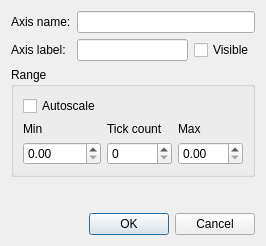
<?xml version="1.0" encoding="UTF-8"?>
<ui version="4.0">
 <class>DialogAxisProperties</class>
 <widget class="QDialog" name="DialogAxisProperties">
  <property name="geometry">
   <rect>
    <x>0</x>
    <y>0</y>
    <width>266</width>
    <height>246</height>
   </rect>
  </property>
  <property name="windowTitle">
   <string>Dialog</string>
  </property>
  <layout class="QGridLayout" name="gridLayout_2">
   <item row="2" column="0" colspan="3">
    <widget class="QGroupBox" name="groupBox">
     <property name="title">
      <string>Range</string>
     </property>
     <layout class="QGridLayout" name="gridLayout">
      <item row="1" column="1">
       <widget class="QLabel" name="label_3">
        <property name="text">
         <string>Tick count</string>
        </property>
       </widget>
      </item>
      <item row="3" column="2">
       <widget class="QDoubleSpinBox" name="doubleSpinBoxRangeMax"/>
      </item>
      <item row="1" column="0">
       <widget class="QLabel" name="label_5">
        <property name="text">
         <string>Min</string>
        </property>
       </widget>
      </item>
      <item row="0" column="0">
       <widget class="QCheckBox" name="checkBoxAutoScale">
        <property name="text">
         <string>Autoscale</string>
        </property>
       </widget>
      </item>
      <item row="1" column="2">
       <widget class="QLabel" name="label_6">
        <property name="text">
         <string>Max</string>
        </property>
       </widget>
      </item>
      <item row="3" column="0">
       <widget class="QDoubleSpinBox" name="doubleSpinBoxRangeMin"/>
      </item>
      <item row="3" column="1">
       <widget class="QSpinBox" name="spinBoxTickCount"/>
      </item>
     </layout>
    </widget>
   </item>
   <item row="1" column="0">
    <widget class="QLabel" name="label_2">
     <property name="text">
      <string>Axis label:</string>
     </property>
    </widget>
   </item>
   <item row="1" column="1">
    <widget class="QLineEdit" name="lineEditAxisLabel"/>
   </item>
   <item row="1" column="2">
    <widget class="QCheckBox" name="checkBoxAxisLabelVisible">
     <property name="text">
      <string>Visible</string>
     </property>
    </widget>
   </item>
   <item row="4" column="0" colspan="3">
    <widget class="QDialogButtonBox" name="buttonBox">
     <property name="orientation">
      <enum>Qt::Horizontal</enum>
     </property>
     <property name="standardButtons">
      <set>QDialogButtonBox::Cancel|QDialogButtonBox::Ok</set>
     </property>
    </widget>
   </item>
   <item row="0" column="0">
    <widget class="QLabel" name="label">
     <property name="text">
      <string>Axis name:</string>
     </property>
    </widget>
   </item>
   <item row="3" column="0">
    <spacer name="verticalSpacer">
     <property name="orientation">
      <enum>Qt::Vertical</enum>
     </property>
     <property name="sizeHint" stdset="0">
      <size>
       <width>20</width>
       <height>40</height>
      </size>
     </property>
    </spacer>
   </item>
   <item row="0" column="1" colspan="2">
    <widget class="QLineEdit" name="lineEditAxisName"/>
   </item>
  </layout>
 </widget>
 <resources/>
 <connections>
  <connection>
   <sender>buttonBox</sender>
   <signal>accepted()</signal>
   <receiver>DialogAxisProperties</receiver>
   <slot>accept()</slot>
   <hints>
    <hint type="sourcelabel">
     <x>248</x>
     <y>254</y>
    </hint>
    <hint type="destinationlabel">
     <x>157</x>
     <y>274</y>
    </hint>
   </hints>
  </connection>
  <connection>
   <sender>buttonBox</sender>
   <signal>rejected()</signal>
   <receiver>DialogAxisProperties</receiver>
   <slot>reject()</slot>
   <hints>
    <hint type="sourcelabel">
     <x>316</x>
     <y>260</y>
    </hint>
    <hint type="destinationlabel">
     <x>286</x>
     <y>274</y>
    </hint>
   </hints>
  </connection>
 </connections>
</ui>
